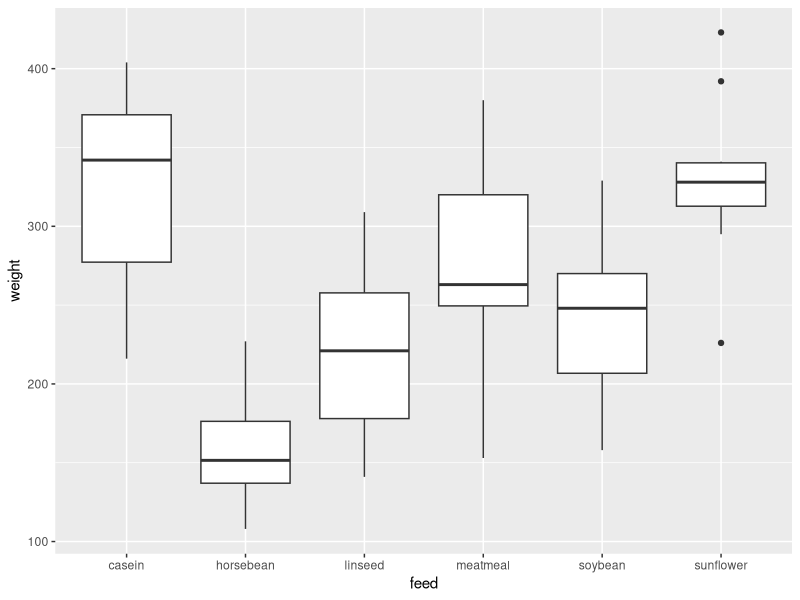
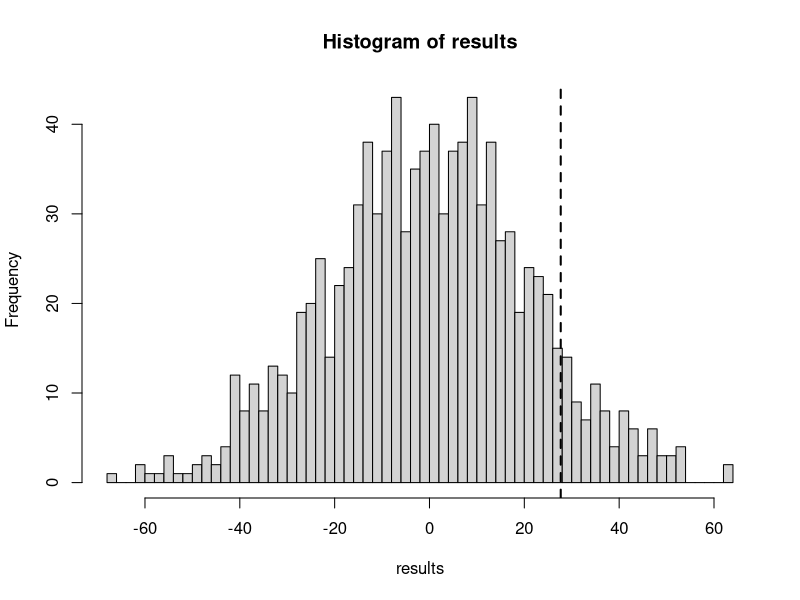
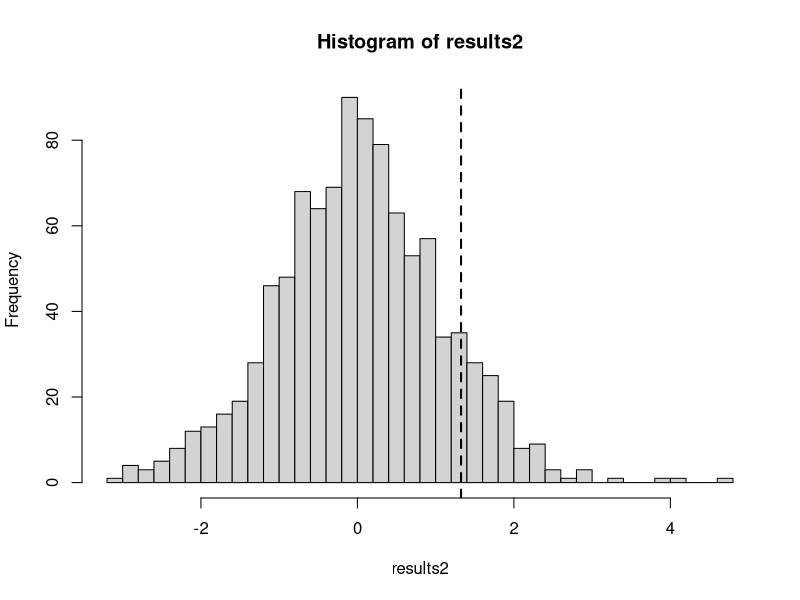
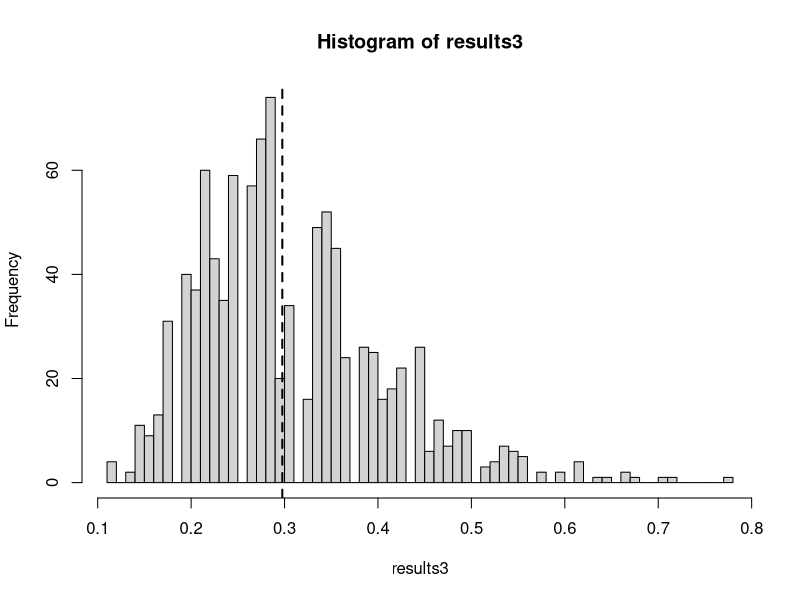
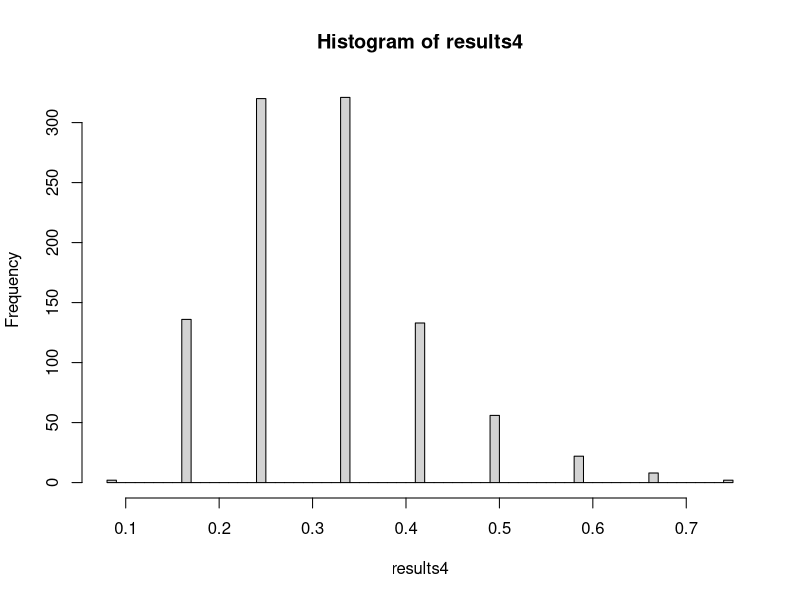

Generate these figures, in order, with R:
## ---- chunk 1
library(knitr)
hook_output = knit_hooks$get('output')
knit_hooks$set(output = function(x, options) {
  # this hook is used only when the linewidth option is not NULL
  if (!is.null(n <- options$linewidth)) {
    x = knitr:::split_lines(x)
    # any lines wider than n should be wrapped
    if (any(nchar(x) > n)) x = strwrap(x, width = n)
    x = paste(x, collapse = '\n')
  }
  hook_output(x, options)
})

knitr::opts_chunk$set(cache = FALSE, message = FALSE,
                      linewidth = 50)
## ---- chunk 2
library(tidyverse)

ggplot(chickwts, aes(x = feed,
                     y = weight)) +
  geom_boxplot()
## ---- chunk 3
soy_vec <- filter(chickwts,
                  feed == "soybean") %>% 
  pull(weight)
lin_vec <- filter(chickwts,
                  feed == "linseed") %>% 
  pull(weight)
c(length(soy_vec), length(lin_vec))
## ---- chunk 4
# By default, it assumes unequal variance
(fit <- t.test(soy_vec, lin_vec, var.equal = TRUE))
## ---- chunk 5
# Let's bootstrap
data <- filter(chickwts, 
               feed %in% c("soybean", "linseed"))
n <- nrow(data); B <- 5000

results <- replicate(B, {
  data[sample(n, n, replace = TRUE), ] %>% 
    group_by(feed) %>% 
    summarise(mean = mean(weight)) %>% 
    pull(mean) %>% diff
})
## ---- chunk 6
# 95% confidence interval
mu_diff <- mean(soy_vec) - mean(lin_vec)
se_boot <- sd(results)
c(mu_diff - 1.96*se_boot, mu_diff + 1.96*se_boot)
## ---- chunk 7
K <- 1000 # Number of permutations
combined_data <- c(soy_vec, lin_vec) # Combine data
N <- length(combined_data)
results <- replicate(K, {
  perm_data <- combined_data[sample(N)] # Permute
  soy_perm <- perm_data[1:length(soy_vec)] # Allocate
  lin_perm <- perm_data[(length(soy_vec) + 1):N]
  mean(soy_perm) - mean(lin_perm)
})
## ---- chunk 8
theta_hat <- mean(soy_vec) - mean(lin_vec)
hist(results, 50)
abline(v = theta_hat, lty = 2, lwd = 2)
## ---- chunk 9
# Is this the right p-value?
mean(c(theta_hat, results) >= theta_hat)
# What about this?
mean(abs(c(theta_hat, results)) >= abs(theta_hat))
## ---- chunk 10
results2 <- replicate(K, {
  perm_data <- combined_data[sample(N)] # Permute
  soy_perm <- perm_data[1:length(soy_vec)] # Allocate
  lin_perm <- perm_data[(length(soy_vec) + 1):N]
  t.test(soy_perm, lin_perm)$statistic
})
## ---- chunk 11
t_hat <- t.test(soy_vec, lin_vec)$statistic
hist(results2, 50)
abline(v = t_hat, lty = 2, lwd = 2)
## ---- chunk 12
# One-sided p-value
mean(c(t_hat, results2) >= t_hat)
# Two-sided p-value
mean(abs(c(t_hat, results2)) >= abs(t_hat))
## ---- chunk 13
results3 <- replicate(K, {
  perm_data <- combined_data[sample(N)] # Permute
  soy_perm <- perm_data[1:length(soy_vec)] # Allocate
  lin_perm <- perm_data[(length(soy_vec) + 1):N]
  ks.test(soy_perm, lin_perm)$statistic
})
## ---- chunk 14
D_hat <- ks.test(soy_vec, lin_vec)$statistic
hist(results3, 50)
abline(v = D_hat, lty = 2, lwd = 2)
## ---- chunk 15
# Only one-sided p-value
mean(c(D_hat, results3) >= D_hat)
## ---- chunk 16
sun_vec <- filter(chickwts,
                  feed == "sunflower") %>% 
  pull(weight)
c(length(sun_vec), length(lin_vec))
## ---- chunk 17
K <- 1000 # Number of permutations
combined_data <- c(sun_vec, lin_vec) # Combine data
N <- length(combined_data)
results4 <- replicate(K, {
  perm_data <- combined_data[sample(N)] # Permute
  sun_perm <- perm_data[1:length(sun_vec)] # Allocate
  lin_perm <- perm_data[(length(sun_vec) + 1):N]
  ks.test(sun_perm, lin_perm)$statistic
})
## ---- chunk 18
D_hat <- ks.test(sun_vec, lin_vec)$statistic
hist(results4, 50)
abline(v = D_hat, lty = 2, lwd = 2)
## ---- chunk 19
# Only one-sided p-value
mean(c(D_hat, results4) >= D_hat)
